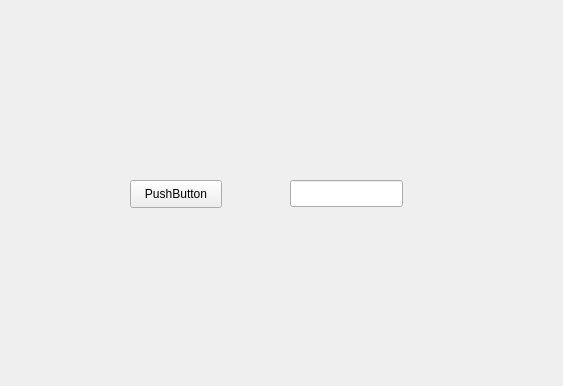
<?xml version="1.0" encoding="UTF-8"?>
<ui version="4.0">
 <class>Widget</class>
 <widget class="QWidget" name="Widget">
  <property name="geometry">
   <rect>
    <x>0</x>
    <y>0</y>
    <width>563</width>
    <height>386</height>
   </rect>
  </property>
  <property name="windowTitle">
   <string>Widget</string>
  </property>
  <widget class="QPushButton" name="pushButton">
   <property name="geometry">
    <rect>
     <x>130</x>
     <y>180</y>
     <width>92</width>
     <height>28</height>
    </rect>
   </property>
   <property name="text">
    <string>PushButton</string>
   </property>
  </widget>
  <widget class="QLineEdit" name="lineEdit">
   <property name="geometry">
    <rect>
     <x>290</x>
     <y>180</y>
     <width>113</width>
     <height>27</height>
    </rect>
   </property>
  </widget>
 </widget>
 <resources/>
 <connections/>
</ui>
